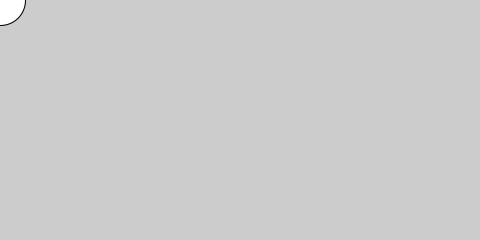
Frame 1 (no input)
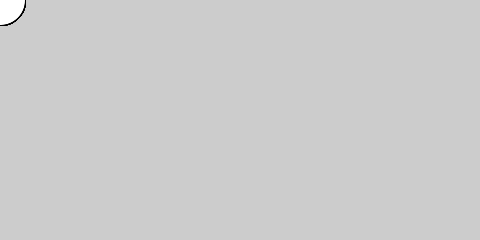
Frame 60 (the mouse pressed at the canvas centre just before this capture)
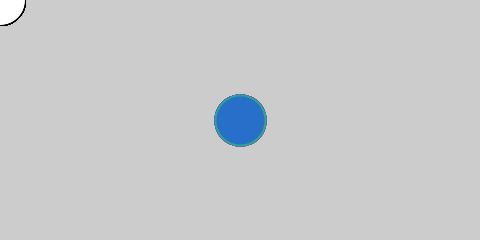
Frame 120 (the mouse held since frame 60 and released just before this capture)

The Processing sketch that drew these frames (run headless with seeded random() and noise(); from frame 60 on, the mouse is pressed at the canvas centre):

// Processing sketch: processing_89549
// ── processing_89549.pde

void setup (){
  size(480,240);
  smooth();
}
 
void draw() {
  //background (255,240) ;
  if (mousePressed){ //change the color when i click the mouse
  strokeWeight(2);
  stroke(random(0,255),random(0,255),random(0,255),random(0,255));
    ellipse(mouseX,mouseY,50,50);
    fill(random(0,255),random(0,255),random(0,255),random(0,255));
  }
  ellipse(mouseX,mouseY,50,50);
  if(keyPressed){
  background(255);
  }
}
